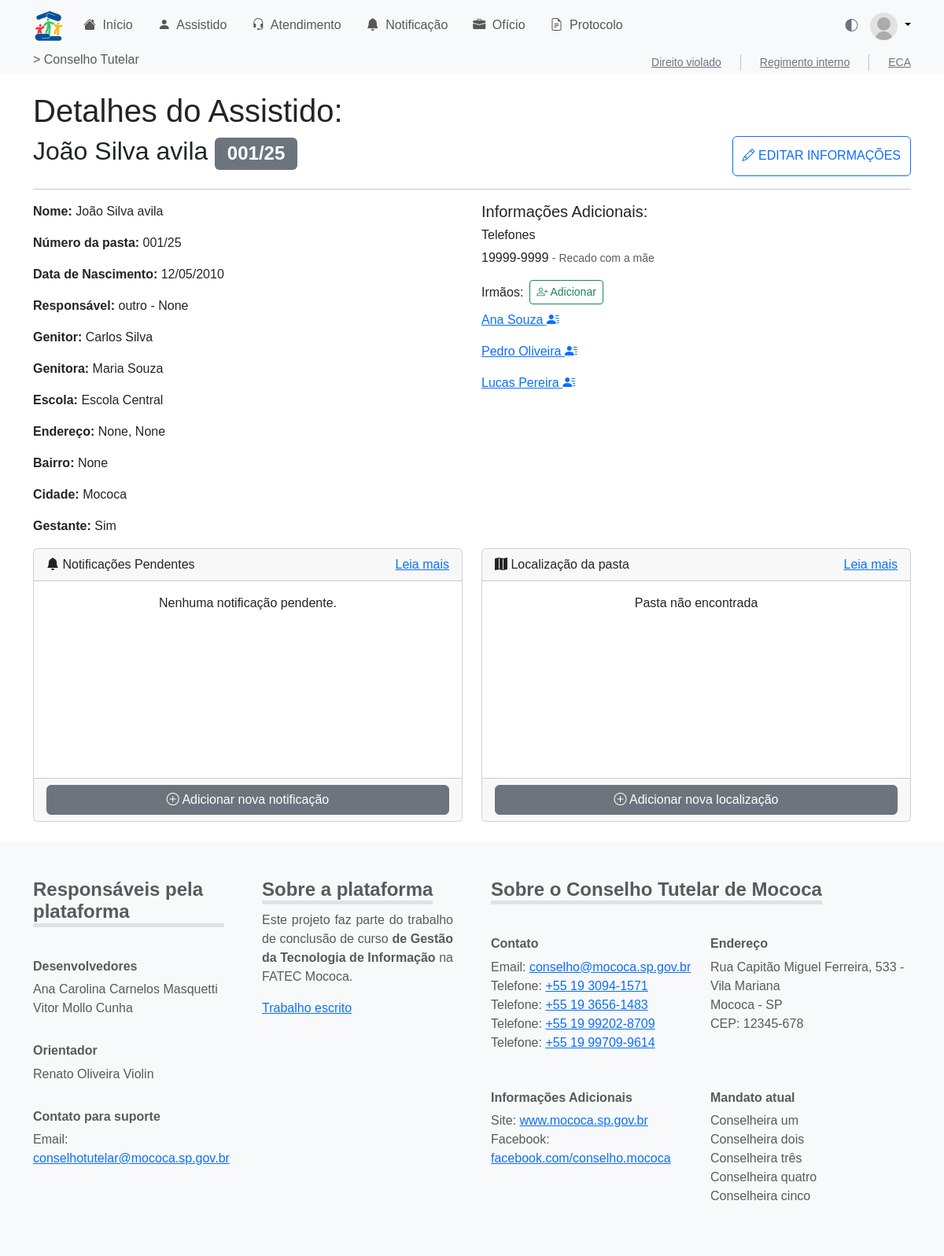
The page /assistido/detalhe/1/ on the database as committed earlier.
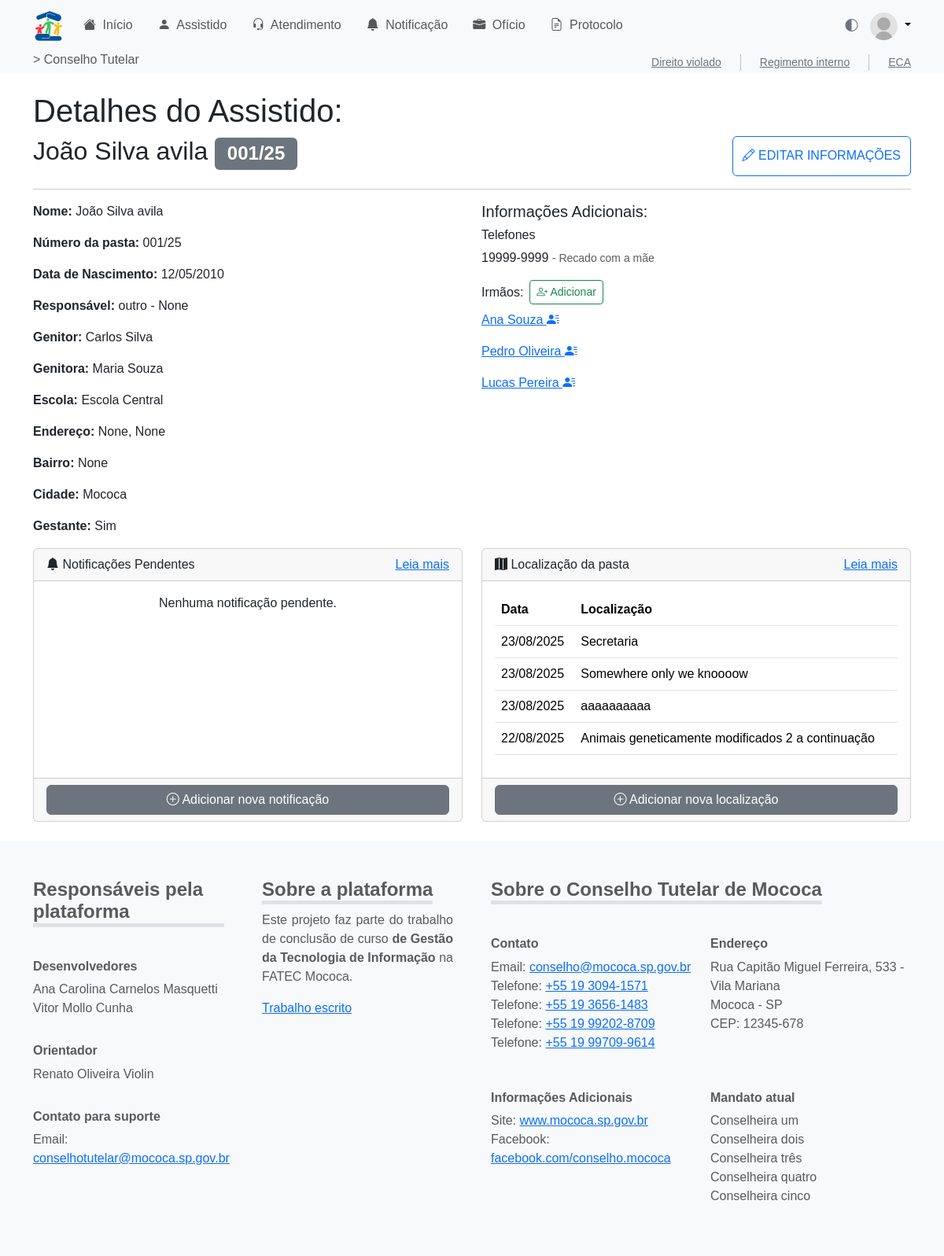
The same page on the database as committed later.
### assistido/models.py (models this page shows, shortened)
class Assistido(models.Model):
    id_assist = models.AutoField(primary_key=True)
    nmcompleto_assist = models.CharField(max_length=255)
    numero_assist = models.CharField(max_length=50, blank=True, null=True)
    dn_assist = models.DateField()  # Data de nascimento
    nmgenitor_assist = models.CharField(max_length=255, blank=True, null=True)
    nmgenitora_assist = models.CharField(max_length=255, blank=True, null=True)
    DTCADASTRO = models.DateTimeField(auto_now_add=True, verbose_name='Data de Cadastro')
    TIPOS_RESPONSAVEL = [
        ("tio", "Tio"),
        ("tia", "Tia"),
        ("avo", "Avô/Avó"),
        ("primo", "Primo/Prima"),
        ("outro", "Outro"),
    ]
    nmresponsavel_assist = models.CharField(
        max_length=50, choices=TIPOS_RESPONSAVEL, default="outro"
    )
    outro_responsavel = models.CharField(
        max_length=255, blank=True, null=True,
        help_text="Preencher se o tipo do responsável for 'Outro'."
    )
    escola_assist = models.CharField(max_length=255, blank=True, null=True)
    rua_assist = models.CharField(max_length=255, blank=True, null=True)
    bairro_assist = models.CharField(max_length=100, blank=True, null=True)
    cidade_assist = models.CharField(max_length=100, blank=True, null=True)
    numerocasa_assist = models.CharField(max_length=20, blank=True, null=True)
    id_conselheiro = models.ForeignKey(
        Conselheiro,
        on_delete=models.SET_NULL,
        null=True,
        blank=True,
        related_name='assistidos'
    )
    gestante_assist = models.BooleanField(default=False)
    arquivomorto_assist = models.BooleanField(default=False)
    arquivado_assist = models.BooleanField(default=False)
    filaarquivomorto_assist = models.BooleanField(default=False)
    dtarquivomorto_assist = models.DateField(blank=True, null=True)

class Telefone(models.Model):
    id_telefone = models.AutoField(primary_key=True)
    id_assist = models.ForeignKey(
        Assistido,
        on_delete=models.CASCADE,
        related_name="telefones"
    )
    numero_telefone = models.CharField(max_length=20)
    obs_telefone = models.TextField(blank=True, null=True)

class Localizador(models.Model):
    id_local = models.AutoField(primary_key=True)
    id_assist = models.ForeignKey(
        Assistido,
        on_delete=models.CASCADE,
        related_name="localizadores"
    )
    dt_local = models.DateField(verbose_name="Data do Localizador")
    destino_local = models.CharField(max_length=255, verbose_name="Destino do Localizador")

### assistido/views.py (the view)
# urls.py: path('detalhe/<int:id_assist>/', views.detalhe_assistido, name='detalhe'),
def detalhe_assistido(request, id_assist):
    import json
    assistido = get_object_or_404(Assistido, id_assist=id_assist)
    form = AddIrmaoForm(id_assist)
    assistidos_list = [
        {'id': a.id_assist, 'nome': a.nmcompleto_assist}
        for a in form.fields['irmao'].queryset
    ]
    assistidos_json = json.dumps(assistidos_list)
    from assistido.models import Irmaos
    irmaos_1 = Irmaos.objects.filter(id_assist_1=assistido).values_list('id_assist_2', flat=True)
    irmaos_2 = Irmaos.objects.filter(id_assist_2=assistido).values_list('id_assist_1', flat=True)
    irmaos_ids = set(irmaos_1).union(set(irmaos_2))
    irmaos_ids.discard(assistido.id_assist)
    irmaos = Assistido.objects.filter(id_assist__in=irmaos_ids)
    localizadores = assistido.localizadores.all().order_by('-dt_local')
    return render(request, 'assistido/detalhe.html', {
        'assistido': assistido,
        'form': form,
        'assistidos_json': assistidos_json,
        'irmaos': irmaos,
        'localizadores': localizadores
    })

### assistido/templates/assistido/detalhe.html (shortened to what this page needs)
{% extends 'base.html' %}
{% load assistido_extras %}
{% block content %}
<main class="container my-4">
    <h1>Detalhes do Assistido: </h1>
    <div class="d-flex w-100 justify-content-between align-content-center">
        <h2>{{ assistido.nmcompleto_assist }} <span class="badge text-bg-secondary">{{ assistido.numero_assist }}/{{ assistido.DTCADASTRO|date:'y' }}</span></h2>
        <button class="btn btn-outline-primary text-uppercase"> <i class="bi bi-pencil"></i> Editar Informações</button>
    </div>
    <hr>
    <div class="row">
        <div class="col-6">
            <p><strong>Nome:</strong> {{ assistido.nmcompleto_assist }}</p>
            <p><strong>Número da pasta:</strong> {{ assistido.numero_assist }}/{{ assistido.DTCADASTRO|date:'y' }}</p>
            <p><strong>Data de Nascimento:</strong> {{ assistido.dn_assist|date:'d/m/Y' }}</p>
            <p><strong>Responsável:</strong> {{ assistido.nmresponsavel_assist }}{% if assistido.nmresponsavel_assist == 'outro' and assistido.outro_responsavel %} - {{ assistido.outro_responsavel }}{% endif %}</p>
            <p><strong>Genitor:</strong> {{ assistido.nmgenitor_assist }}</p>
            <p><strong>Genitora:</strong> {{ assistido.nmgenitora_assist }}</p>
            <p><strong>Escola:</strong> {{ assistido.escola_assist }}</p>
            <p><strong>Endereço:</strong> {{ assistido.rua_assist }}{% if assistido.numerocasa_assist %}, {{assistido.numerocasa_assist }}{% endif %}</p>
            <p><strong>Bairro:</strong> {{ assistido.bairro_assist }}</p>
            <p><strong>Cidade:</strong> {{ assistido.cidade_assist }}</p>
            <p><strong>Gestante:</strong> {{ assistido.gestante_assist|yesno:'Sim,Não' }}</p>
        </div>
        <div class="col-6">
            <h5>Informações Adicionais:</h5>
            <h6>Telefones</h6>
            {% for tel in assistido.telefones.all %}
                <p>{{ tel.numero_telefone|format_telefone }}{% if tel.obs_telefone %} <small class="text-muted">- {{ tel.obs_telefone}}</small>{% endif %}</p>
                {% empty %}
                <p class="text-muted">Nenhum telefone cadastrado.</p>
            {% endfor %}
            <div class="d-flex align-items-center mb-2">
                    <h6 class="mb-0 me-2">Irmãos:</h6>
                    <button type="button" class="btn btn-sm btn-outline-success" data-bs-toggle="modal" data-bs-target="#addIrmaoModal">
                            <i class="bi bi-person-plus"></i> Adicionar
                    </button>
            </div>
            {% if irmaos %}
                {% for irmao in irmaos %}
                    <p>
                        <a href="{% url 'assistido:detalhe' irmao.id_assist %}" target="_blank">
                            {{ irmao.nmcompleto_assist }}
                            <i class="bi bi-person-lines-fill"></i>
                        </a>
                    </p>
                {% endfor %}
            {% else %}
                <p class="text-muted">Nenhum irmão cadastrado.</p>
            {% endif %}
        </div>
        <div class="col-6">
            <div class="card">
                <div class="card-header d-flex align-items-center justify-content-between">
                    <span class="me-2">
                        <i class="bi bi-bell-fill"></i>
                    Notificações Pendentes
                    </span>
                    <span>
                        <a href="">Leia mais</a>
                    </span>
                </div>
                <div class="card-body" style="height: 250px;">
                    <div class="w-100 h-100 overflow-auto">
                        {% if notificacoes %}
                            <ul class="list-group">
                                {% for not in notificacoes %}
                                    <li class="list-group-item">
                                        {{ not }}
                                    </li>
                                {% endfor %}
                            </ul>
                        {% else %}
                            <p class="text-center">Nenhuma notificação pendente.</p>
                        {% endif %}
                    </div>
                </div>
                <div class="card-footer">
                    <button type="button" class="btn btn-secondary w-100">
                        <i class="bi bi-plus-circle"></i> Adicionar nova notificação
                    </button>
                </div>
            </div>
        </div>
        <div class="col-6">
            <div class="card">
                <div class="card-header d-flex align-items-center justify-content-between">
                    <span class="me-2">
                        <i class="bi bi-map-fill"></i>
                    Localização da pasta
                    </span>
                    <span>
                        <a href="">Leia mais</a>
                    </span>
                </div>
                <div class="card-body" style="height: 250px;">
                    {% if localizadores %}
                        <div class="w-100 h-100 overflow-auto">
                            <table class="table table-hover">
                                <thead>
                                    <tr>
                                        <th>Data</th>
                                        <th>Localização</th>
                                    </tr>
                                </thead>
                                <tbody>
                                    {% for loc in localizadores %}
                                        <tr>
                                            <td>{{ loc.dt_local|date:'d/m/Y' }}</td>
                                            <td>{{ loc.destino_local }}</td>
                                        </tr>
                                    {% endfor %}
                                </tbody>
                            </table>
                        </div>
                    {% else %}
                        <div class="w-100 h-100 d-flex  justify-content-center">
                            <span>Pasta não encontrada</span>
                        </div>
                    {% endif %}
                </div>
                <div class="card-footer">
                    <button type="button" class="btn btn-secondary w-100" data-bs-toggle="modal" data-bs-target="#addLocalModal">
                        <i class="bi bi-plus-circle"></i> Adicionar nova localização
                    </button>
                </div>
            </div>
        </div>
    </div>
</main>
{% endblock %}

Rows that differ between the two databases and show on the page:
added Localizador: dt_local "23/08/2025", destino_local "Secretaria"
added Localizador: dt_local "23/08/2025", destino_local "Somewhere only we knoooow"
added Localizador: dt_local "23/08/2025", destino_local "aaaaaaaaaa"
added Localizador: dt_local "22/08/2025", destino_local "Animais geneticamente modificados 2 a continuação"
Other text that changed with them:
text no longer shown: "Pasta não encontrada"
text now shown: "Data Localização"
